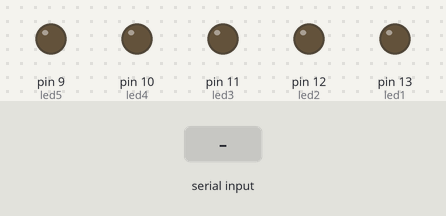
The sketch below on a simulated Arduino Uno, built with avr-gcc and run on an emulated ATmega328P. Shown: output pins drawn as LEDs (lit = HIGH). Inputs (shaded band) come from the test bench.

Above: at 1.2 s.
1.3 s: "a" received over Serial
At 1.7 s:
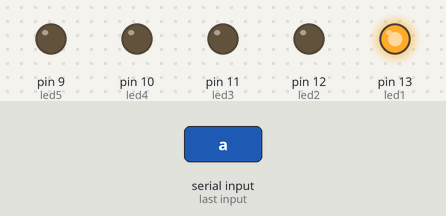
2.8 s: "b" received over Serial
At 4.0 s:
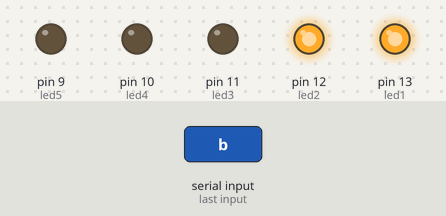
4.3 s: "c" received over Serial
At 5.2 s:
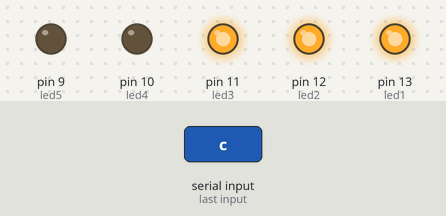
5.8 s: "d" received over Serial
At 6.4 s:
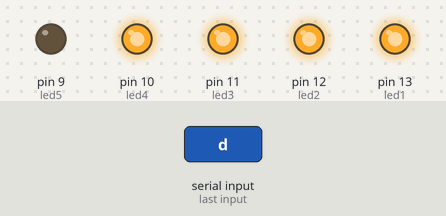
7.3 s: "e" received over Serial
At 8.5 s:
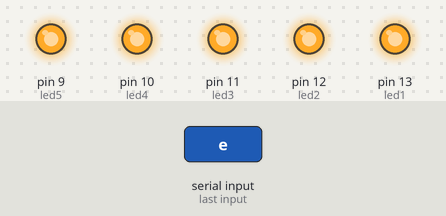
8.8 s: "a" received over Serial
At 9.8 s:
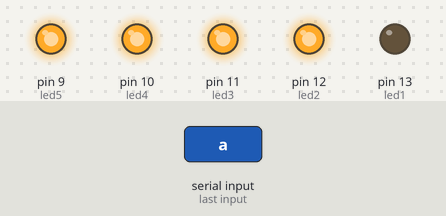
Timing chart, 0 to 11.3 s (numbered marks = the images above; inputs shaded):
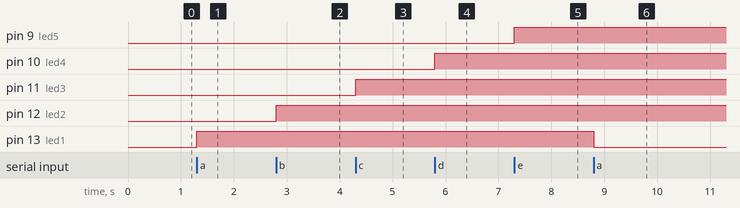

Measured:
- after the input at 1.3 s, pin 13 (led1): LOW → HIGH at once
- after the input at 2.8 s, pin 12 (led2): LOW → HIGH at once
- after the input at 4.3 s, pin 11 (led3): LOW → HIGH at once
- after the input at 5.8 s, pin 10 (led4): LOW → HIGH at once
- after the input at 7.3 s, pin 9 (led5): LOW → HIGH at once
- after the input at 8.8 s, pin 13 (led1): HIGH → LOW at once

The sketch:

bluetoothrepet.ino
```cpp
int flag1=0,flag2=0,flag3=0,flag4=0,flag5=0;
int led1=13,led2=12,led3=11,led4=10,led5=9;
char x;


void setup() {
  // put your setup code here, to run once:
  pinMode(led1, OUTPUT);
  pinMode(led2, OUTPUT);
  pinMode(led3, OUTPUT);
  pinMode(led4, OUTPUT);
  pinMode(led5, OUTPUT);

  Serial.begin(9600);
}

void loop() {
  // put your main code here, to run repeatedly:
  if(Serial.available()){
      x = Serial.read();


      if(x=='a'){
         if(flag1==0){
           digitalWrite(led1, 1);
           flag1 =1;
         }
         else if(flag1==1){
          digitalWrite(led1,0);
          flag1 = 0;
         }
        }


        else if(x=='b'){
          if(flag2==0){
             digitalWrite(led2, 1);
             flag2 = 1;
          }
          else if(flag2==1){
            digitalWrite(led2, 0);
            flag2 = 0;
          }
         }


        if(x=='c'){
          if(flag3==0){
             digitalWrite(led3, 1);
             flag3 = 1;
          }
          else if(flag3==1){
            digitalWrite(led3, 0);
            flag3 = 0;
          }
        }


        if(x=='d'){
          if(flag4==0){
            digitalWrite(led4, 1);
            flag4 = 1;
          }
          else if(flag4==1){
            digitalWrite(led4, 0);
            flag4 = 0;
          }
        }


        if(x=='e'){
          if(flag5==0){
            digitalWrite(led5, 1);
            flag5 = 1;
          }
          else if(flag5==1){
            digitalWrite(led5, 0);
            flag5 = 0;
          }
        }


     }


}
```
